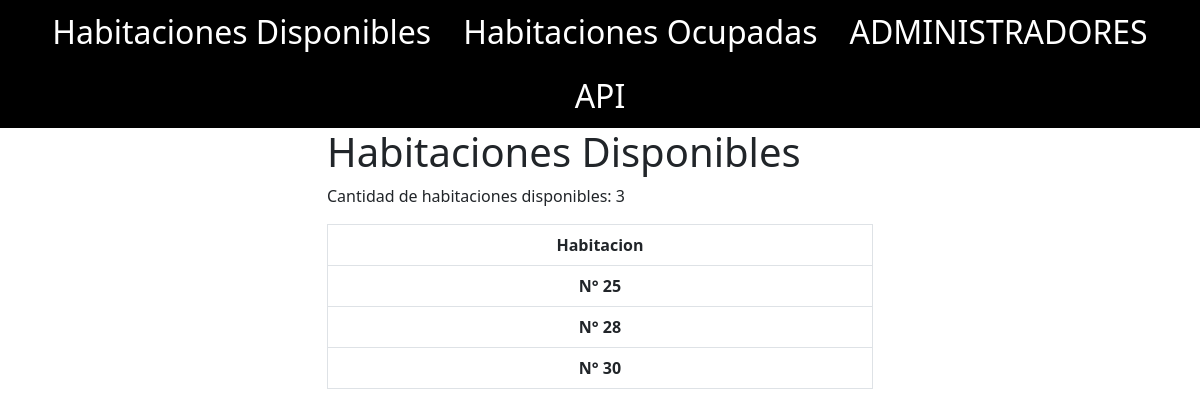
Before: / with the older database file.
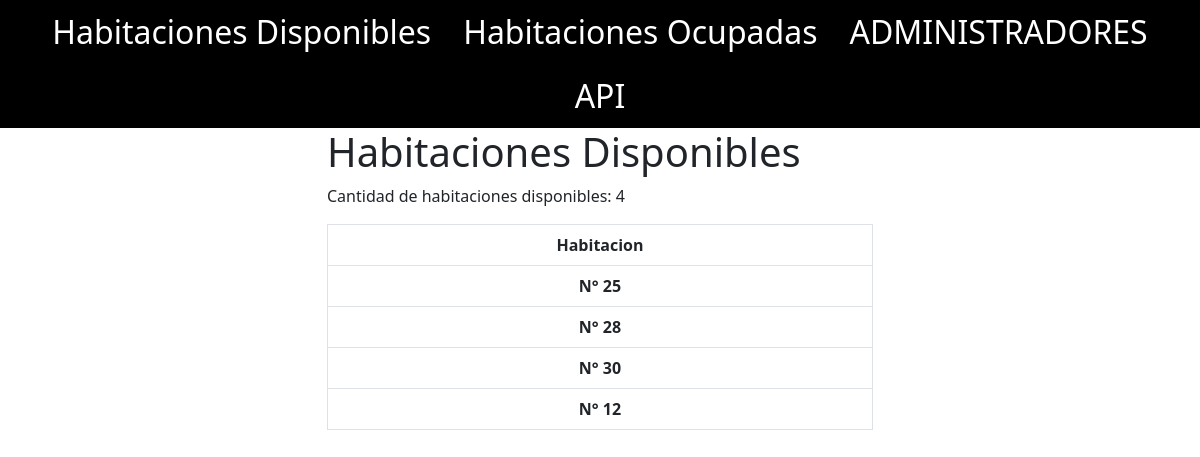
After: the same page with the newer database file.
### core/models.py (models this page shows, shortened)
class Habitacion(models.Model):
    numero = models.IntegerField(unique=True)
    ocupada = models.BooleanField(default=False)

### core/views.py (the view)
# urls.py: path('', views.habitaciones_disponibles, name='disponibles'),
def habitaciones_disponibles(request):
    habitaciones = Habitacion.objects.filter(ocupada=False)
    cantidad = habitaciones.count()
    return render(request, 'core/disponibles.html', {'habitaciones': habitaciones, 'cantidad':cantidad})

### core/templates/core/disponibles.html (shortened to what this page needs)
{% load static %}
<!DOCTYPE html>
<html lang="en">
<head>
    <link rel="stylesheet" href="{% static 'css/css.css' %}">
    <link href="https://cdn.jsdelivr.net/npm/bootstrap@5.3.0/dist/css/bootstrap.min.css" rel="stylesheet">
</head>
<body>
    <div id="barra" class="container-fluid">
        <ul class="nav justify-content-center navbar-custom">
            <li class="nav-item">
                <a class="nav-link active" aria-current="page" href="/">Habitaciones Disponibles</a>
            </li>
            <li class="nav-item">
                <a class="nav-link" href="/ocupadas">Habitaciones Ocupadas</a>
            </li>
            <li class="nav-item">
                <a class="nav-link" href="/admin">ADMINISTRADORES</a>
            </li>
            <li class="nav-item">
                <a class="nav-link" href="/api/reporte">API</a>
            </li>
        </ul>
    </div>
    <div id="cuerpo" class="container">
        <div class="row justify-content-center">
            <div class="col-6 justify-content-center">
                <h1>Habitaciones Disponibles</h1>
                <table class="table table-responsive table-bordered">
                    <thead>
                        <tr>
                            <th scope="col">Habitacion</th>
                        </tr>
                    </thead>
                    <p>Cantidad de habitaciones disponibles: {{ cantidad }}</p>
                    {% for habitacion in habitaciones %}
                    <tbody>
                        <tr>
                            <th scope="row">N° {{ habitacion.numero }}</th>
                        </tr>
                        {% endfor %}
                    </tbody>
                </table>
            </div>
        </div>
    </div>
</body>
</html>

### core/static/css/css.css (style rules this page uses)
.navbar-custom li a { font-size: xx-large; color: white; }
#barra { background-color: black; }
table th { text-align: center; }

Changed rows visible on the page:
added Habitacion: numero "12"
Other visible differences:
{{ cantidad }}: "3" → "4"
